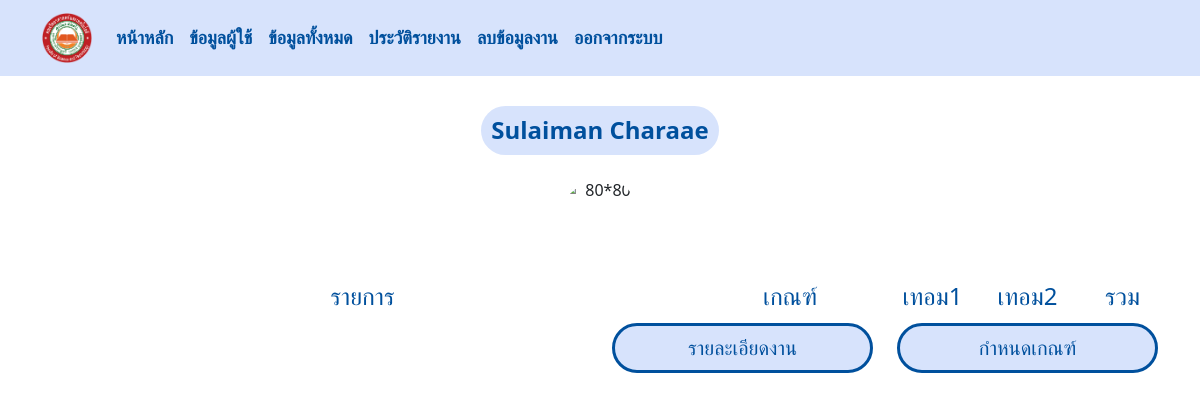
Before: /informationuser/ (signed in) with the older database file.
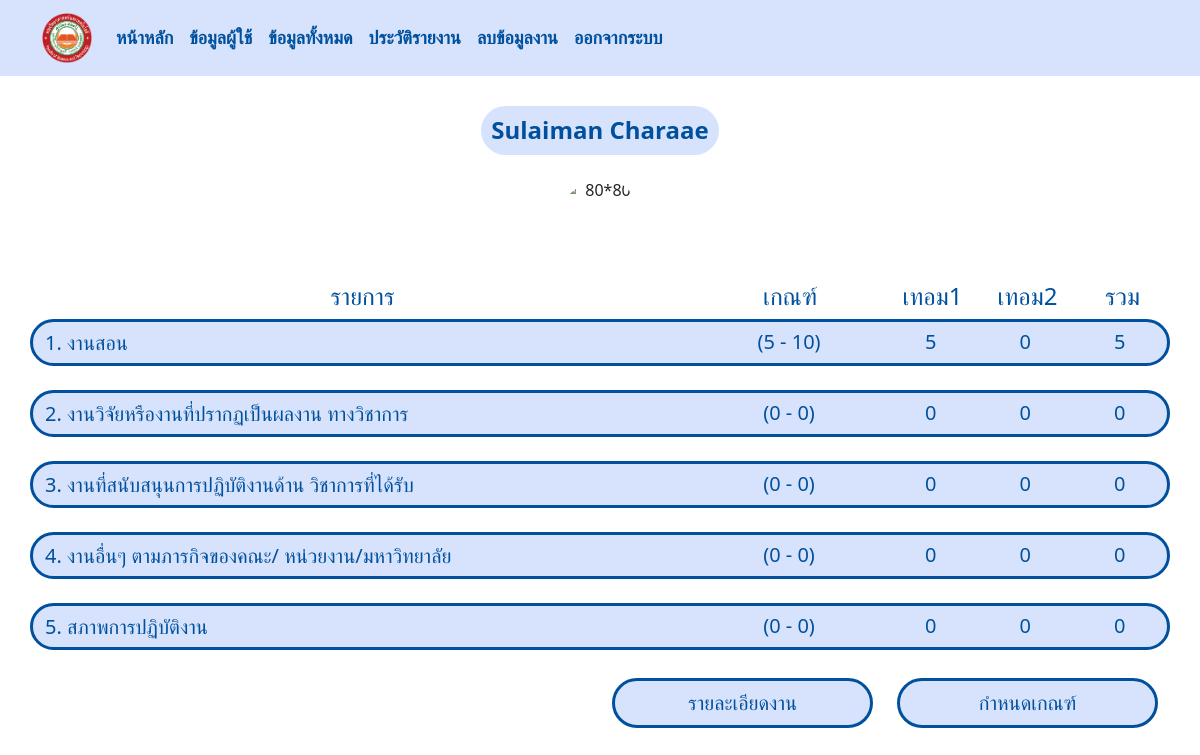
After: the same page with the newer database file.
### managesystem/models.py (models this page shows, shortened)
class Result(models.Model):
    employee = models.ForeignKey(Employee, on_delete=models.CASCADE)
    work = models.ForeignKey(Setunit, on_delete=models.CASCADE)
    term1 = models.PositiveIntegerField(default=0)
    term2 = models.PositiveIntegerField(default=0)
    total = models.PositiveIntegerField(default=0)
    employee_score = models.FloatField(default=0.0)
    dean_score = models.FloatField(default=0.0)
    result_score = models.FloatField(default=0.0)
    file = models.FileField(upload_to=user_directory_path, blank=True, null=True)

class Work(models.Model):
    name = models.CharField(max_length=100) ### col for กิจกรรม
    description = models.TextField() ### col for ตัวชี่วัด

class Setunit(models.Model):
    name = models.ForeignKey(Work,on_delete=models.CASCADE) ### ตำแหน่ง
    minunit = models.PositiveIntegerField(default=0) ### ค่าน้ำหนักตำ
    maxunit = models.PositiveIntegerField(default=0) ### สูง
    POSITION_CHOICES = [
        ('Dean', 'Dean'),
        ('Lecturer', 'Lecturer'),
        ('Researcher', 'Researcher'),
    ]
    position = models.CharField(max_length=50, choices=POSITION_CHOICES)

### managesystem/views.py (the view, shortened to what this page needs)
# urls.py: path('informationuser/',views.informationuser_view,name='informationuser'),
def informationuser_view(request):
    employee = Employee.objects.get(username=request.user)
    results = Result.objects.all()
    grouped_works = {key: list(group) for key, group in itertools.groupby(results, key=lambda x: x.work.name.name)}
    context = {
        'grouped_works': grouped_works,
        'results': results,
    }
    return render(request, "informationuser.html", context)

### templates/informationuser.html (shortened to what this page needs)
{% include "navbar.html" %}
<!DOCTYPE html>
<html lang="en">
<head>
    {% load static %}
    <link rel="stylesheet" href="{% static 'css/informationuser.css' %}">
    <link rel="stylesheet" href="https://cdnjs.cloudflare.com/ajax/libs/font-awesome/6.2.1/css/all.min.css">
</head>
<body>
    <div class="container text-center">
        <h2 class="name">{{user.first_name}} {{user.last_name}}</h2>
        <img class="images" src="https://encrypted-tbn0.gstatic.com/images?q=tbn:ANd9GcRdfcTjke0ma-YjGc4jtV2nnwcarM9Mw045WA&usqp=CAU" alt="80*80">
        <div class="row mt-4">
            <div class="col-7">
                <p class="h4 d-flex justify-content-center">รายการ</p>
            </div>
            <div class="col-2 d-flex justify-content-center">
                <p class="h4">เกณฑ์</p>
            </div>
            <div class="col-1 d-flex justify-content-center">
                <p class="h4">เทอม1</p>
            </div>
            <div class="col-1 d-flex justify-content-center">
                <p class="h4">เทอม2</p>
            </div>
            <div class="col-1 d-flex justify-content-center">
                <p class="h4 pad">รวม</p>
            </div>
        </div>
        {% for group_name, group_works in grouped_works.items %}
        <div class="row background mb-4">
            <div class="col-7 d-flex justify-content-start mt-2">
                <a href="#" class="save-data" onclick="toggleBox('{{ group_works.0.id }}'); return false;">
                    <p class="h5">{{ group_name }}</p>
                </a>
            </div>
            <div class="col-2 d-flex justify-content-center">
                <p class="h5">({{group_works.0.work.minunit}} - {{group_works.0.work.maxunit}})</p>
            </div>
            <div class="col-1 d-flex justify-content-center">
                <p class="h5">{{ group_works.0.term1 }}</p>
            </div>
            <div class="col-1 d-flex justify-content-center">
                <p class="h5">{{group_works.0.term2}}</p>
            </div>
            <div class="col-1 d-flex justify-content-center">
                <p class="h5">{{group_works.0.total}}</p>
            </div>
        </div>
        {% endfor %}
        <div class="row">
            <div class="col-6"></div>
            <div class="col-3">
                <a class="h3 d-flex justify-content-center mt-1 color" href="{% url 'report' user.employee.id %}">รายละเอียดงาน</a>
            </div>
            <div class="col-3">
                <a class="h3 d-flex justify-content-center mt-1 color" href="{% url 'formreportuser' %}">กำหนดเกณฑ์</a>
            </div>
        </div>
    </div>
</body>
</html>

Changed rows visible on the page:
added Result: name "1. งานสอน", work.minunit "5", work.maxunit "10", term1 "5", term2 "0", total "5"
added Result: name "2. งานวิจัยหรืองานที่ปรากฏเป็นผลงาน ทางวิชาการ", work.minunit "0", work.maxunit "0", term1 "0", term2 "0", total "0"
added Result: name "3. งานที่สนับสนุนการปฏิบัติงานด้าน วิชาการที่ได้รับ", work.minunit "0", work.maxunit "0", term1 "0", term2 "0", total "0"
added Result: name "4. งานอื่นๆ ตามภารกิจของคณะ/ หน่วยงาน/มหาวิทยาลัย", work.minunit "0", work.maxunit "0", term1 "0", term2 "0", total "0"
added Result: name "5. สภาพการปฏิบัติงาน", work.minunit "0", work.maxunit "0", term1 "0", term2 "0", total "0"
